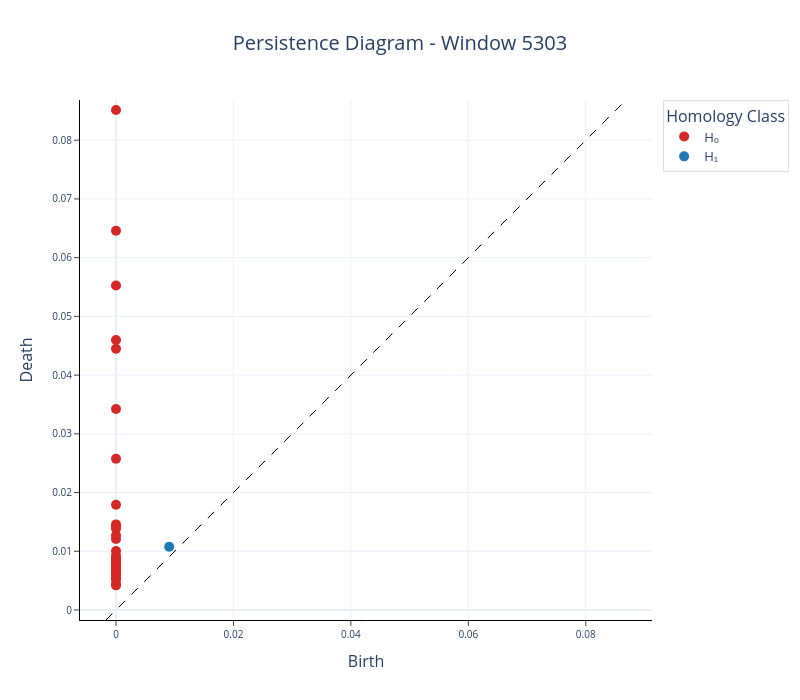

Notebook code cell kept with this figure:
### Code cell
fig = plot_diagram(us_diagram[5303])

fig.update_layout(
    width=800, 
    height=700,
    title=dict(text="Persistence Diagram - Window 5303", x=0.5,
            xanchor="center"),
    legend=dict(
        title="Homology Class",
        font=dict(size=13), 
        bordercolor="lightgray",       
        borderwidth=0.7                
    )
)

for trace in fig.data:
    if trace.mode == 'markers':
        trace.marker.size = 10
        if "H0" in trace.name:
            trace.marker.color = "#d62728"
            trace.name = "H\u2080"  
        elif "H1" in trace.name:
            trace.marker.color = "#1f77b4"
            trace.name = "H\u2081"  

fig.show()
fig.write_image("Figures/diagram_5303.pdf", scale=3)

### Figure 1 — Plotly figure (JSON) as saved in the notebook; plotly's stock layout.template omitted (floating-point values rounded to 4 significant figures)
{"data": [{"hoverinfo": "none", "line": {"color": "black", "dash": "dash", "width": 1}, "mode": "lines", "showlegend": false, "type": "scatter", "x": [-0.001703, 0.08685], "y": [-0.001703, 0.08685]}, {"hoverinfo": "text", "hovertext": ["(0.0, 0.004196680150926113)", "(0.0, 0.004379781894385815)", "(0.0, 0.0051337038166821)", "(0.0, 0.005551503039896488)", "(0.0, 0.005748478230088949)", "(0.0, 0.005783368367701769)", "(0.0, 0.00633714534342289)", "(0.0, 0.00676286406815052)", "(0.0, 0.006862870417535305)", "(0.0, 0.007112428080290556)", "(0.0, 0.007636868394911289)", "(0.0, 0.007917658425867558)", "(0.0, 0.008423157036304474)", "(0.0, 0.00878134835511446)", "(0.0, 0.009178088046610355)", "(0.0, 0.010055813938379288)", "(0.0, 0.01209007203578949)", "(0.0, 0.012722562067210674)", "(0.0, 0.013902037404477596)", "(0.0, 0.014081405475735664)", "(0.0, 0.014580638147890568)", "(0.0, 0.017924273386597633)", "(0.0, 0.025767885148525238)", "(0.0, 0.034215256571769714)", "(0.0, 0.04449692741036415)", "(0.0, 0.045981936156749725)", "(0.0, 0.055264946073293686)", "(0.0, 0.06459427624940872)", "(0.0, 0.08514794707298279)"], "marker": {"color": "#d62728", "size": 10}, "mode": "markers", "name": "H₀", "type": "scatter", "x": [0.0, 0.0, 0.0, 0.0, 0.0, 0.0, 0.0, 0.0, 0.0, 0.0, 0.0, 0.0, 0.0, 0.0, 0.0, 0.0, 0.0, 0.0, 0.0, 0.0, 0.0, 0.0, 0.0, 0.0, 0.0, 0.0, 0.0, 0.0, 0.0], "y": [0.004197, 0.00438, 0.005134, 0.005552, 0.005748, 0.005783, 0.006337, 0.006763, 0.006863, 0.007112, 0.007637, 0.007918, 0.008423, 0.008781, 0.009178, 0.01006, 0.01209, 0.01272, 0.0139, 0.01408, 0.01458, 0.01792, 0.02577, 0.03422, 0.0445, 0.04598, 0.05526, 0.06459, 0.08515]}, {"hoverinfo": "text", "hovertext": ["(0.009054827503859997, 0.010758546181023121)"], "marker": {"color": "#1f77b4", "size": 10}, "mode": "markers", "name": "H₁", "type": "scatter", "x": [0.009055], "y": [0.01076]}], "layout": {"height": 700, "legend": {"bordercolor": "lightgray", "borderwidth": 0.7, "font": {"size": 13}, "title": {"text": "Homology Class"}}, "plot_bgcolor": "white", "title": {"text": "Persistence Diagram - Window 5303", "x": 0.5, "xanchor": "center"}, "width": 800, "xaxis": {"autorange": false, "exponentformat": "e", "linecolor": "black", "linewidth": 1, "mirror": false, "range": [-0.001703, 0.08685], "showexponent": "all", "showline": true, "side": "bottom", "ticks": "outside", "title": {"text": "Birth"}, "type": "linear", "zeroline": true}, "yaxis": {"autorange": false, "exponentformat": "e", "linecolor": "black", "linewidth": 1, "mirror": false, "range": [-0.001703, 0.08685], "scaleanchor": "x", "scaleratio": 1, "showexponent": "all", "showline": true, "side": "left", "ticks": "outside", "title": {"text": "Death"}, "type": "linear", "zeroline": true}}}
